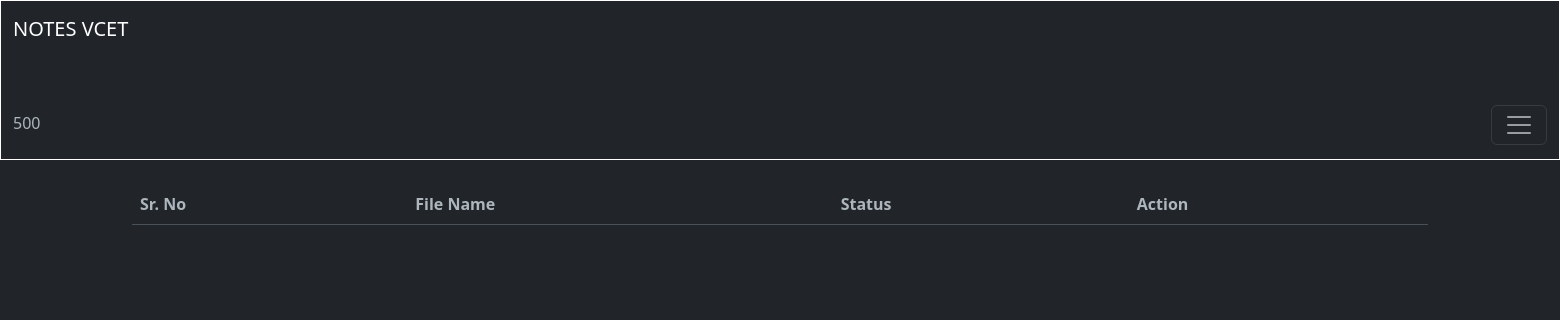
/status/ (signed in), run on an earlier commit of the app's database.
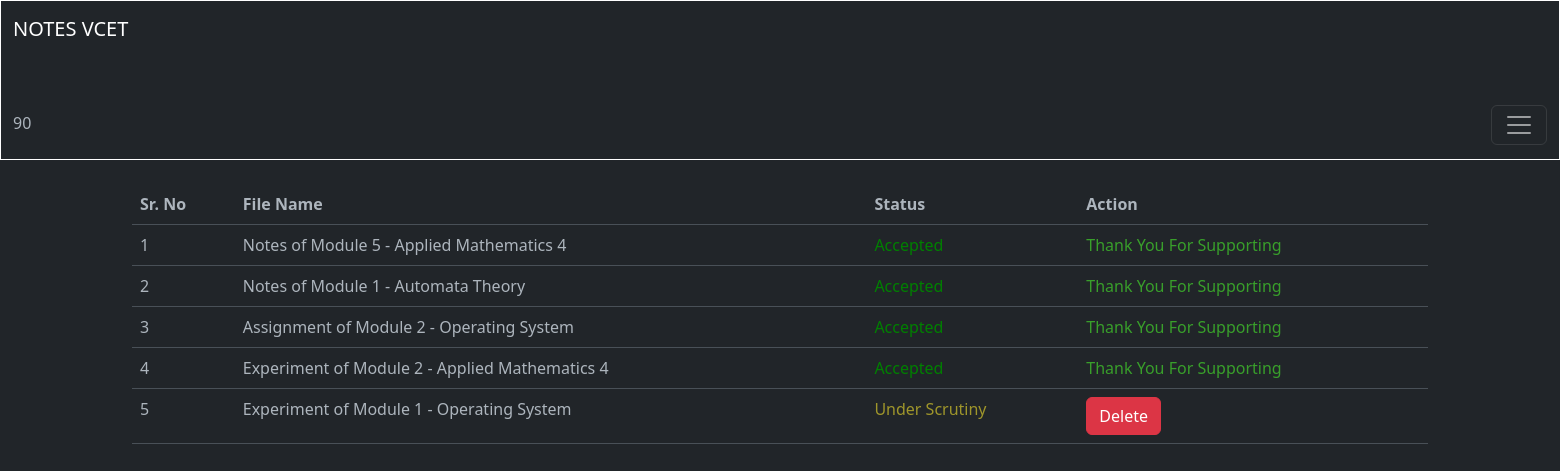
And on a later commit of the database.
### blogapp/models.py (models this page shows, shortened)
class UserAccount(AbstractBaseUser, PermissionsMixin):
    email = models.CharField(max_length = 50,unique=True)
    name = models.CharField(max_length=200)
    is_active = models.BooleanField(default=True)
    is_mod = models.BooleanField(default=False)
    is_nUser = models.BooleanField(default=True)
    is_staff = models.BooleanField(default=False)
    coins_scored = models.IntegerField(default=100,null=True,blank=True)
    rank = models.IntegerField(default=0)
    objects = UserAccountManager()
    USERNAME_FIELD = 'email'
    REQUIRED_FIELDS = ['name']

class Notes(models.Model):
    typ = (
        ('Assignment','Assignment'),
        ('Experiment','Experiment'),
        ('Notes','Notes'),
        ('ReferenceBook','Reference Book'),
        ('LectureSlides','Lecture Slides'),
        ('PYQ','PYQ'),
    )
    mods = (
        ('1','1'),
        ('2','2'),
        ('3','3'),
        ('4','4'),
        ('5','5'),
        ('6','6'),
    )
    desc = models.TextField(max_length=500,null=True,blank=True)
    mod = models.CharField(max_length=5,choices=mods,null=True,blank=True)
    file = models.FileField(upload_to='notes/')
    author = models.ForeignKey(UserAccount,on_delete=models.CASCADE)
    status = models.BooleanField(default=False)
    likes = models.ManyToManyField(UserAccount,related_name="notes_like")
    views = models.PositiveIntegerField(default=0)
    buy=models.ManyToManyField(UserAccount,related_name="buy_notes")
    typeN = models.CharField(max_length=50,null=True,blank=True,choices=typ)
    docid = models.CharField(max_length=300,null=True,blank=True)
    sub =  models.ForeignKey(Subject,on_delete=models.CASCADE,null=True,blank=True)
    slug = AutoSlugField(populate_from = 'sub',unique=True,null=True,default=None)
    nDetail = models.CharField(max_length=100,null=True,blank=True)

class Subject(models.Model):
    name = models.CharField(max_length=50)
    teacher = models.CharField(max_length=50)
    teacherurl = models.CharField(max_length=300,null=True,blank=True)
    img = models.ImageField(upload_to='subImage/',null=True,blank=True)
    def __str__(self):
        return self.name

### blogapp/views.py (the view)
# urls.py: path('status/',views.status,name='status'),
@login_required(login_url='/login/')
def status(request):
    notes = Notes.objects.filter(author = request.user) #Fetches only those notes which are uploaded by the respected user
    context = {
        'notes' : notes,
    }
    return render(request,'main/status.html',context)

### templates/main/status.html (shortened to what this page needs)
{% extends 'index.html' %} {% block content %}
<div class="container mt-4">
  <table class="table table-hover">
    <thead>
      <tr>
        <th scope="col">Sr. No</th>
        <th scope="col">File Name</th>
        <th scope="col">Status</th>
        <th scope="col">Action</th>
      </tr>
    </thead>
    <tbody>
      {% for x in notes %}
      <tr>
        <td scope="row">{{forloop.counter}}</td>
        <td>{{x.typeN}} of Module {{x.mod}} - {{x.sub}}</td>
        {% if x.status %}
        <td style="color: green">Accepted</td>
        {% else %}
        <td style="color: rgb(159, 150, 43)">Under Scrutiny</td>
        {% endif %} {% if not x.status %}
        <td>
          <button
            type="button"
            class="btn btn-danger"
            data-bs-toggle="modal"
            data-bs-target="#exampleModal{{forloop.counter}}"
          >
            Delete
          </button>
        </td>
        {% else %}
        <td style="color: rgb(57, 159, 43)">Thank You For Supporting</td>
        {% endif %}
      </tr>
      {% endfor %}
    </tbody>
  </table>
  {% for x in notes %}
</div>
{% endfor %}
{% endblock %}

### templates/components/header.html (shortened to what this page needs)
{% load static %}
<link rel="stylesheet" href="{% static 'css/darkmode.css' %}">
<link rel="stylesheet" href="{% static 'css/new.js' %}">
<nav class="navbar navbar-dark bg-dark  ">
    <div class="container-fluid">
      <a class="navbar-brand" href="{% url 'home' %}">NOTES VCET</a>
      <div class="coin">
          <img src="{% static 'images/coin.png' %}" alt="">
      </div><p class="cna">{{ user.coins_scored }}</p>
      <button class="navbar-toggler" type="button" data-bs-toggle="collapse" data-bs-target="#navbarSupportedContent" aria-controls="navbarSupportedContent" aria-expanded="false" aria-label="Toggle navigation">
        <span class="navbar-toggler-icon"></span>
      </button>
    </div>
  </nav>

What changed in the data, as far as the page shows it:
changed UserAccount: coins_scored "500" → "90"
added Notes: typeN "Notes", mod "5", sub "Applied Mathematics 4", status "Accepted"
added Notes: typeN "Notes", mod "1", sub "Automata Theory", status "Accepted"
added Notes: typeN "Assignment", mod "2", sub "Operating System", status "Accepted"
added Notes: typeN "Experiment", mod "2", sub "Applied Mathematics 4", status "Accepted"
added Notes: typeN "Experiment", mod "1", sub "Operating System", status "Under Scrutiny"
